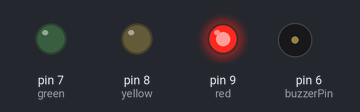
This sketch was run on a simulated Arduino Uno, built with avr-gcc and run on an emulated ATmega328P. Parts: output pins drawn as LEDs (lit = HIGH), buzzer (waves = sounding).

Above: at 7.5 s.
At 17.7 s:
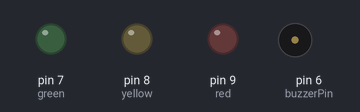
At 21.5 s:
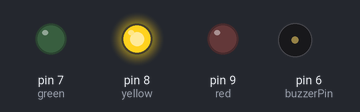
At 35.5 s:
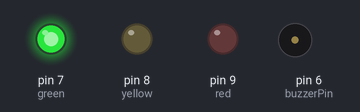
At 46.2 s:
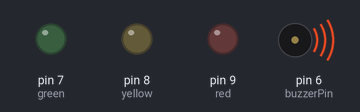
Timing chart, 0 to 70.9 s (numbered marks = the images above):
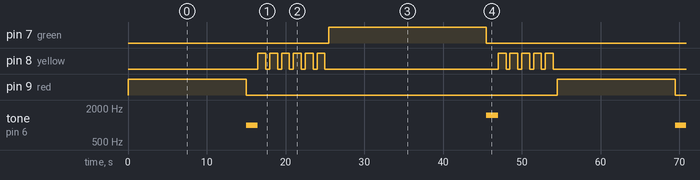

Measured:
- by itself, pin 7 (green): alternates HIGH for 20.0 s and LOW for 34.5 s
- by itself, pin 8 (yellow): moves between LOW and HIGH, repeating every 54.5 s
- by itself, pin 9 (red): alternates HIGH for 15.0 s and LOW for 39.5 s
- by itself, tone on pin 6 (buzzerPin): repeats every 54.5 s: silent 29.0 s, 1500 Hz 1.5 s, silent 22.5 s, 1000 Hz 1.5 s

The sketch:

traffic_light.ino
```cpp
int red = 9;
int yellow = 8;
int green = 7;
int buzzerPin = 6; // Replace 6 with the actual pin number you connect the buzzer to

void setup() {
  pinMode(red, OUTPUT);
  pinMode(yellow, OUTPUT);
  pinMode(green, OUTPUT);
  pinMode(buzzerPin, OUTPUT);
}

void loop() {
  // Red light
  digitalWrite(red, HIGH);
  delay(15000);
  digitalWrite(red, LOW);

  // Function to play a tone for the specified duration
  playTone(buzzerPin, 1000, 1500);

  // Yellow light
  for (int i = 0; i < 6; i++) {
    digitalWrite(yellow, HIGH);
    delay(1000);
    digitalWrite(yellow, LOW);
    delay(500);
  }

  // Green light
  digitalWrite(green, HIGH);
  delay(20000);
  digitalWrite(green, LOW);

  // Function to play a tone for the specified duration
  playTone(buzzerPin, 1500, 1500);

  // Yellow light
  for (int i = 0; i < 5; i++) {
    digitalWrite(yellow, HIGH);
    delay(1000);
    digitalWrite(yellow, LOW);
    delay(500);
  }
}

void playTone(int pin, int frequency, int duration) {
  tone(pin, frequency);
  delay(duration);
  noTone(pin);
}
```
